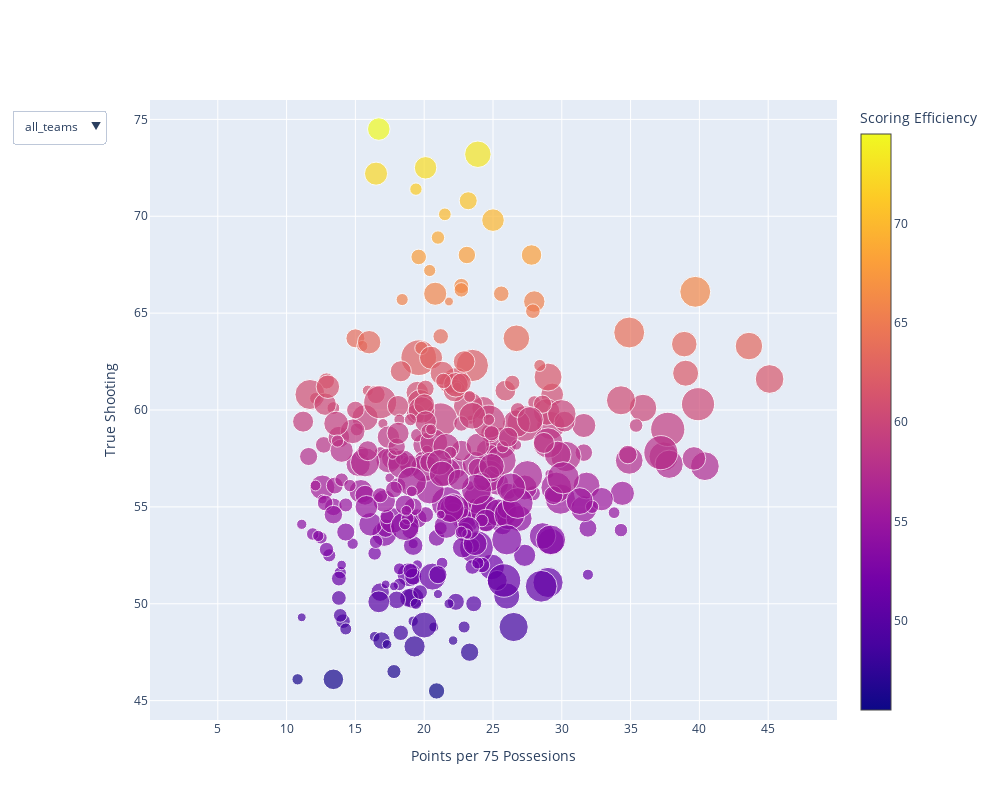

The code cell stored with this chart in its notebook:
### Code cell
zmax = df['TS%'].max()
zmin = df['TS%'].min()

fig = go.Figure()
fig.add_trace(
        go.Scatter(

            visible = True,
            x = df['PTS'],
            y = df['TS%'],
            text = df['Player'],
            hovertemplate =
            '<b>%{text}</b>'+
    '<br><i>Points per 75</i>: %{x:.2f}<br>'+
    'True Shooting: %{y}'
    ,
            name = 'all_teams',
            marker=dict(
            cmin=zmin ,
            cmax=zmax,
            size=df['MP'] / 80,
            colorbar=dict(
            title="Scoring Efficiency",
            tickformatstops = [{'dtickrange': [40,80]
                              }]
           
    
        ),
        autocolorscale = True,
        color=  df['TS%'],

    ),
   

    mode="markers"
        ))

for team in teams:
    df_team = df[df['Tm'] == team]
   
    
    fig.add_trace(
        go.Scatter(

            visible = False,
            x = df_team['PTS'],
            y = df_team['TS%'],
            text = df_team['Player'],
            hovertemplate =
            '<b>%{text}</b>'+
    '<br><i>Points per 75</i>: %{x:.2f}<br>'+
    'True Shooting: %{y}'
    ,
            name = team,
            marker=dict(
            cmin=zmin ,
            cmax=zmax,
            size=df_team['MP'] / 80,
            colorbar=dict(
            title="Scoring Efficiency",
            tickformatstops = [{'dtickrange': [40,80]
                              }]
           
    
        ),
        autocolorscale = True,
        color=  df_team['TS%'],

    ),
   

    mode="markers"
        )
        
    )  
fig.update_layout(
    autosize=False,
    width=1000,
    height=800,
showlegend= False)  
fig.update_layout(
updatemenus=[go.layout.Updatemenu(
        active=0,
        buttons= my_list,
        direction="down",
            pad={"r": 10, "t": 10},
            showactive=True,
            
         
)],
)
fig.update_layout(yaxis_range=[44,76], xaxis_range = [0,50])
fig.update_yaxes(tickvals=[i for i in range(45,80,5)], title_text = "True Shooting",)
fig.update_xaxes(tickvals = [i for i in range (5,50,5)], title_text = 'Points per 75 Possesions')

fig.show()
